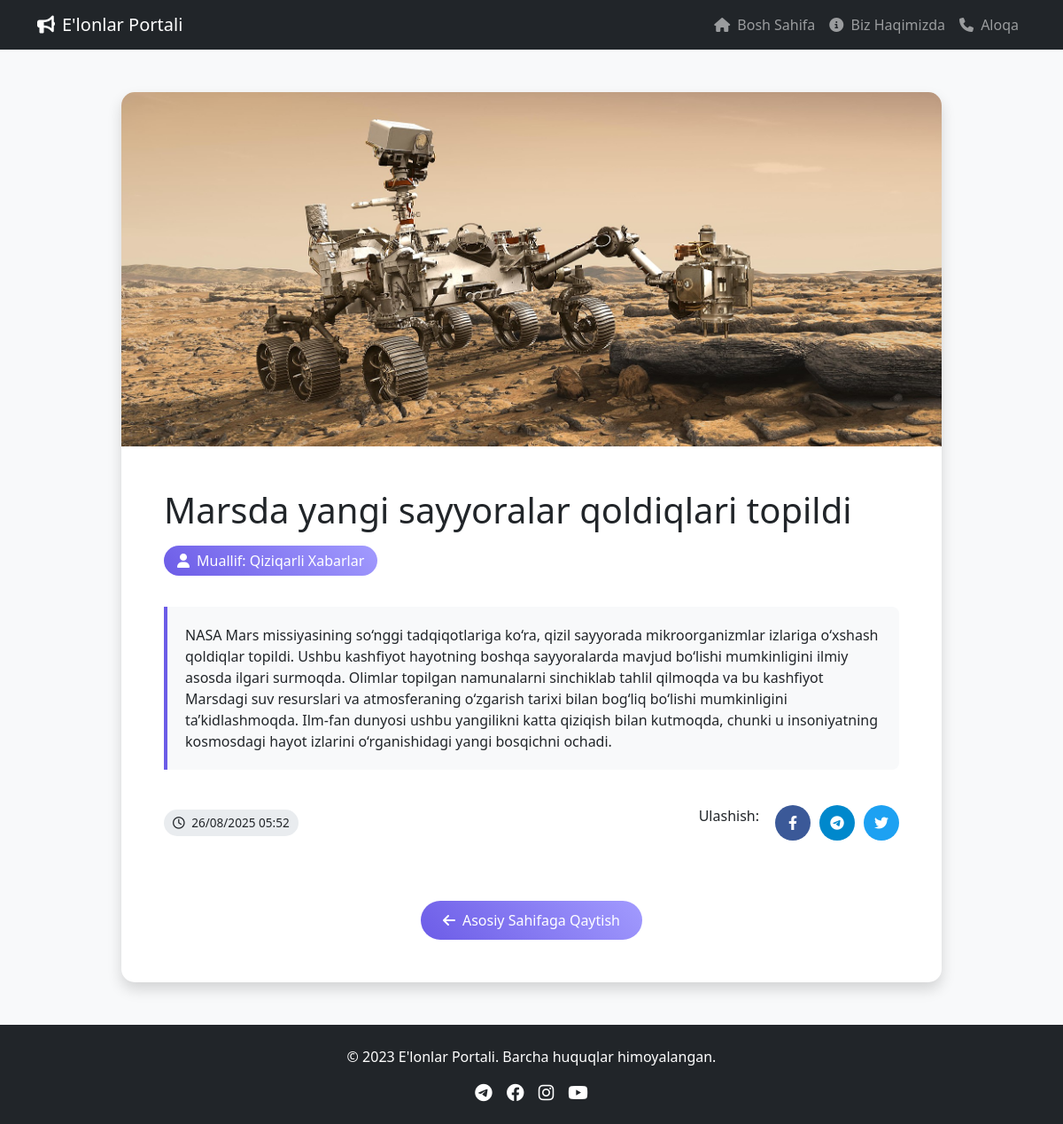
Screenshot of /announcement/3/ with the database file from the repository.
### app/models.py (models this page shows, shortened)
class Announcement(models.Model):
    name = models.CharField(max_length=250, verbose_name="Malumot Nomi")
    description = models.TextField(verbose_name="Malumot qo‘shing")
    views = models.IntegerField(default=0, null=True, blank=True, verbose_name="Ko‘rishlar soni")
    image = models.ImageField(upload_to="image/", null=True, blank=True, verbose_name="Surat kiriting")
    video = models.FileField(upload_to="video/", null=True, blank=True, verbose_name="Video kiriting")
    create_at = models.DateTimeField(auto_now_add=True, verbose_name="Qo‘yilgan vaqti")
    update_at = models.DateTimeField(auto_now=True, verbose_name="O‘zgartirilgan vaqti")
    published = models.BooleanField(default=True, verbose_name="Saytga chiqarilsinmi?")
    author = models.ForeignKey(Advertisement, on_delete=models.CASCADE, verbose_name="Bo‘limlar")
    class Meta:
        verbose_name = 'Elon'
        verbose_name_plural = 'Elonlar'
        ordering = ['-create_at']

class Advertisement(models.Model):
    title = models.CharField(max_length=250)
    class Meta:
        verbose_name = 'Reklama'
        verbose_name_plural = 'Reklamalar'
        ordering = ['title']

### app/views.py (the view)
# urls.py: path('announcement/<int:pk>/', announcement_detail, name='announcement_detail'),
def announcement_detail(request, pk):
    announcement = get_object_or_404(Announcement, pk=pk)
    context = {
        'announcement': announcement
    }
    return render(request, 'app/announcement_detail.html', context)

### app/templates/app/announcement_detail.html (shortened to what this page needs)
<!DOCTYPE html>
<html lang="uz">
<head>
    <link href="https://cdn.jsdelivr.net/npm/bootstrap@5.3.0/dist/css/bootstrap.min.css" rel="stylesheet">
    <link rel="stylesheet" href="https://cdnjs.cloudflare.com/ajax/libs/font-awesome/6.4.0/css/all.min.css">
</head>
<body>
    <nav class="navbar navbar-expand-lg navbar-dark bg-dark sticky-top">
        <div class="container">
            <a class="navbar-brand" href="#">
                <i class="fas fa-bullhorn me-2"></i>E'lonlar Portali
            </a>
            <div class="collapse navbar-collapse" id="navbarNav">
                <ul class="navbar-nav ms-auto">
                    <li class="nav-item">
                        <a class="nav-link" href="{% url 'index' %}"><i class="fas fa-home me-1"></i> Bosh Sahifa</a>
                    </li>
                    <li class="nav-item">
                        <a class="nav-link" href="#"><i class="fas fa-info-circle me-1"></i> Biz Haqimizda</a>
                    </li>
                    <li class="nav-item">
                        <a class="nav-link" href="#"><i class="fas fa-phone me-1"></i> Aloqa</a>
                    </li>
                </ul>
            </div>
        </div>
    </nav>
    <div class="container my-5">
        <div class="row justify-content-center">
            <div class="col-lg-10">
                <div class="announcement-card bg-white">
                    {% if announcement.image %}
                    <img src="{{ announcement.image.url }}" alt="{{ announcement.name }}" class="announcement-image">
                    {% endif %}
                    <div class="p-4 p-md-5">
                        <h1 class="mb-3">{{ announcement.name }}</h1>
                        <div class="author-badge">
                            <i class="fas fa-user me-2"></i>Muallif: {{ announcement.author.title }}
                        </div>
                        <div class="description-box">
                            <p class="mb-0">{{ announcement.description }}</p>
                        </div>
                        <div class="d-flex justify-content-between align-items-center flex-wrap">
                            <div class="time-badge">
                                <i class="far fa-clock me-1"></i> {{ announcement.create_at|date:"d/m/Y H:i" }}
                            </div>
                            <div class="social-share">
                                <span class="me-2">Ulashish:</span>
                                <a href="#" class="social-icon facebook"><i class="fab fa-facebook-f"></i></a>
                                <a href="#" class="social-icon telegram"><i class="fab fa-telegram-plane"></i></a>
                                <a href="#" class="social-icon twitter"><i class="fab fa-twitter"></i></a>
                            </div>
                        </div>
                        <div class="mt-5 text-center">
                            <a href="{% url 'index' %}" class="btn back-button text-white">
                                <i class="fas fa-arrow-left me-2"></i>Asosiy Sahifaga Qaytish
                            </a>
                        </div>
                    </div>
                </div>
            </div>
        </div>
    </div>
    <footer class="bg-dark text-white text-center py-4 mt-5">
        <div class="container">
            <p>&copy; 2023 E'lonlar Portali. Barcha huquqlar himoyalangan.</p>
            <div class="d-flex justify-content-center gap-3">
                <a href="#" class="text-white"><i class="fab fa-telegram fa-lg"></i></a>
                <a href="#" class="text-white"><i class="fab fa-facebook fa-lg"></i></a>
                <a href="#" class="text-white"><i class="fab fa-instagram fa-lg"></i></a>
                <a href="#" class="text-white"><i class="fab fa-youtube fa-lg"></i></a>
            </div>
        </div>
    </footer>
</body>
</html>

### app/templates/app/announcement_detail.html (style rules this page uses)
body { background-color: #f8f9fa; font-family: 'Segoe UI', Tahoma, Geneva, Verdana, sans-serif; }
.announcement-card { border-radius: 15px; box-shadow: 0 0.5rem 1rem rgba(0, 0, 0, 0.15); overflow: hidden; transition: transform 0.3s ease; }
.announcement-image { height: 400px; object-fit: cover; width: 100%; }
.author-badge { background: linear-gradient(45deg, #6c5ce7, #a29bfe); color: white; padding: 5px 15px; border-radius: 20px; display: inline-block; margin-bottom: 15px; }
.description-box { background-color: #f8f9fa; border-left: 4px solid #6c5ce7; padding: 20px; border-radius: 0 8px 8px 0; margin: 20px 0; }
.back-button { background: linear-gradient(45deg, #6c5ce7, #a29bfe); border: none; border-radius: 30px; padding: 10px 25px; transition: all 0.3s ease; }
.time-badge { background-color: #e9ecef; padding: 5px 10px; border-radius: 15px; font-size: 0.85rem; }
.social-share { display: flex; gap: 10px; margin: 20px 0; }
.social-icon { width: 40px; height: 40px; border-radius: 50%; display: flex; align-items: center; justify-content: center; color: white; text-decoration: none; transition: all 0.3s ease; }
.facebook { background-color: #3b5998; }
.telegram { background-color: #0088cc; }
.twitter { background-color: #1da1f2; }

### rows the page displays
Announcement: image (picture), name "Marsda yangi sayyoralar qoldiqlari topildi", author "Qiziqarli Xabarlar", description "NASA Mars missiyasining so‘nggi tadqiqotlariga ko‘ra, qizil sayyorada mikroorganizmlar izlariga o‘xshash qoldiqlar topildi. Ushbu kashfiyot hayotning boshqa sayyoralarda mavjud bo‘lishi mumkinligini ilmiy asosda ilgari surmoqda. Olimlar topilgan namunalarni sinchiklab tahlil qilmoqda va bu kashfiyot Marsdagi suv resurslari va atmosferaning o‘zgarish tarixi bilan bog‘liq bo‘lishi mumkinligini ta’kidlashmoqda. Ilm-fan dunyosi ushbu yangilikni katta qiziqish bilan kutmoqda, chunki u insoniyatning kosmosdagi hayot izlarini o‘rganishidagi yangi bosqichni ochadi.", create_at "26/08/2025 05:52"
